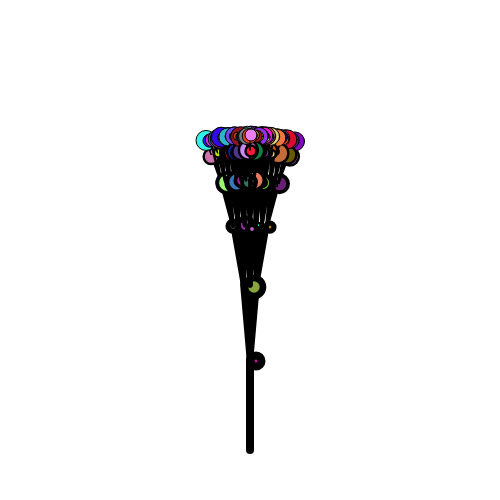
Frame 1 (no input)
Frame 60 (no input): identical to frame 1, image omitted
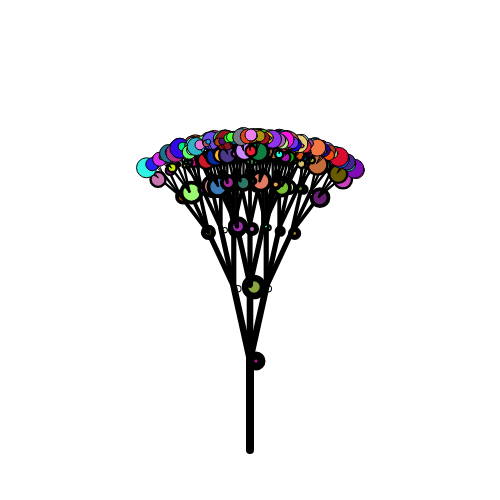
Frame 120 (the mouse pressed at the canvas centre since frame 60)

The p5.js sketch that drew these frames (run headless with seeded random() and noise() and a simulated clock; from frame 60 on, the mouse is pressed at the canvas centre):

// p5.js sketch
// ── sketch.js
let scale = 15;
let leafpos;
let branchAngle = 18;
let branchCount = 0;
let seed;
let thickness;
function setup() {
  createCanvas(500, 500);
  background(255);
  seed = random(100000);
}

function draw() {
  background(255);
  randomSeed(seed);
  branchAngle = map(mouseX, 0, width, 5, 20);
  thickness = map(branchCount,0,1, 1, 4);
  drawTree(width/2, height* 0.9, 90, 6);
}
function drawLine(x1, y1, x2, y2, depth) {
  strokeWeight(map(depth, 1, 6, 1, 8));
  line(x1, y1, x2, y2);
}

function drawTree(x1, y1, angle, depth) {
  if (depth > 0) {
    let x2 = x1 + (cos(radians(angle)) * depth * scale);
    let y2 = y1 - (sin(radians(angle)) * depth * scale);

    drawLine(x1, y1, x2, y2, depth);

    drawLeaf(
      x2 + round(random(0, depth)),
      y2 + round(random(0, depth)),
      round(random(20)),
      color(random(255), random(255), random(255))
    );

    // Left branch
    drawTree(x2, y2, angle - branchAngle, depth - 1);

    // Right branch
    drawTree(x2, y2, angle + branchAngle, depth - 1);

    // Middle branch
    drawTree(x2, y2, angle, depth - 1);
  }
}
function drawLeaf(x,y,d,color) {

  fill(color);
  circle(x,y,d);

}
